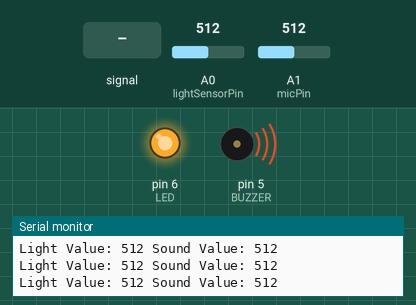
Recording of a sketch running on a simulated Arduino Uno, built with avr-gcc and run on an emulated ATmega328P. Parts: output pins drawn as LEDs (lit = HIGH), buzzer (waves = sounding, pin HIGH), the last lines printed to the serial monitor. Dashed ring = blinking. The test bench sets the inputs (shaded band); at power-on: A1 (micPin) = 512, A0 (lightSensorPin) = 512.

Above: at 1.2 s.
1.3 s: A1 (micPin) fed a 200 Hz sine of ±460 counts around its level
At 4.2 s:
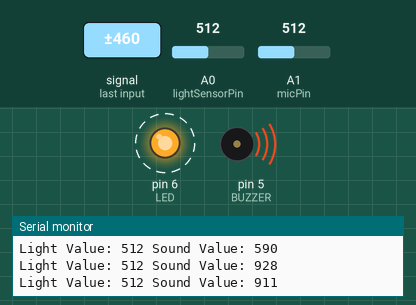
4.3 s: A1 (micPin) set to 716
At 5.2 s:
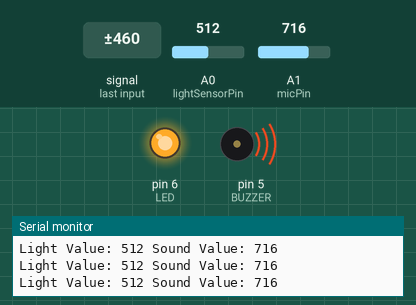
5.8 s: A1 (micPin) set to 77
7.3 s: A1 (micPin) set to 64
At 8.3 s:
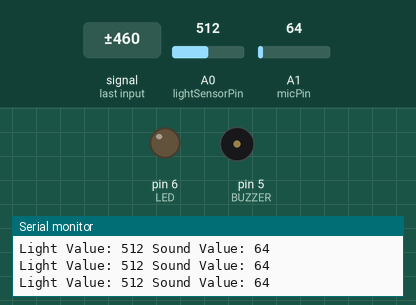
10.3 s: A0 (lightSensorPin) set to 106
13.3 s: A0 (lightSensorPin) set to 94
Timing chart, 0 to 15.8 s (numbered marks = the images above; inputs shaded):
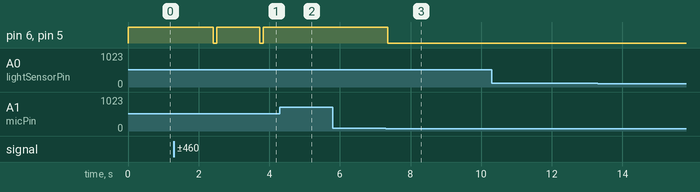

Measured:
- the behaviour switches between 71 and 70 on A1 (micPin) (found by bisection; images 2 and 3)
- after the input at 1.3 s, pin 6 (LED), pin 5 (BUZZER): alternates HIGH for 1.2 s and LOW for 0.10 s, starting after 1.1 s
- after the input at 4.3 s, pin 6 (LED), pin 5 (BUZZER): stays HIGH (without the input it goes to LOW after 0.13 s)
- after the input at 7.3 s, pin 6 (LED), pin 5 (BUZZER): HIGH → LOW after 0.06 s

The sketch:

project.round2.ino
```cpp
const int lightSensorPin = A0;  // Light sensor connected to A0
const int micPin = A1;           // Microphone connected to A1
#define LED 6            // LED connected to pin D6
#define BUZZER 5        // Buzzer connected to pin D5

const int lightThreshold = 60;   // Light threshold value
const int soundThreshold = 70;   // Sound threshold value

void setup() {
    pinMode(LED, OUTPUT);       // Set LED pin as output
    pinMode(BUZZER, OUTPUT);    // Set buzzer pin as output
    Serial.begin(9600);         // Initialize serial communication for debugging
}

void loop() {
    int lightValue = analogRead(lightSensorPin); // Read light sensor value
    int soundValue = analogRead(micPin);         // Read microphone value

    // Debugging: Print the values to the Serial Monitor
    Serial.print("Light Value: ");
    Serial.print(lightValue);
    Serial.print(" Sound Value: ");
    Serial.println(soundValue);

    // Check conditions for LED and buzzer activation
    if (lightValue > lightThreshold && soundValue > soundThreshold) {
        digitalWrite(LED, HIGH);    // Turn on LED
        digitalWrite(BUZZER, HIGH); // Turn on Buzzer
    } else {
        digitalWrite(LED, LOW);     // Turn off LED
        digitalWrite(BUZZER, LOW);  // Turn off Buzzer
    }

    delay(100); // Small delay for stability
}
```
